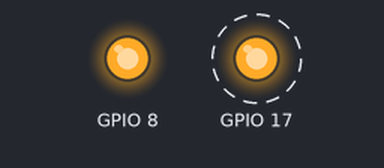
A program run on a simulated Raspberry Pi (BCM pin numbers). Shown: output pins drawn as LEDs (lit = HIGH). Dashed ring = blinking.

Above: at 0.2 s.
Timing chart, 0 to 3.0 s (numbered marks = the images above):
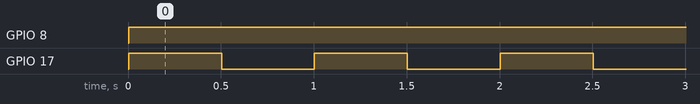

Measured:
- by itself, GPIO 8: LOW → HIGH at 0.00 s
- by itself, GPIO 17: alternates HIGH for 0.50 s and LOW for 0.50 s

The program:

AutoMode.py
```python
#!/usr/bin/env python2
import pigpio
import time

pi = pigpio.pi()

pi.set_mode(8, pigpio.OUTPUT)  # conversion
pi.set_mode(17, pigpio.OUTPUT)  # LEDout

while True:
    pi.write(8, 1)
    pi.write(17, 1)
    time.sleep(0.5)
    pi.write(17, 0)
    time.sleep(0.5)
```
